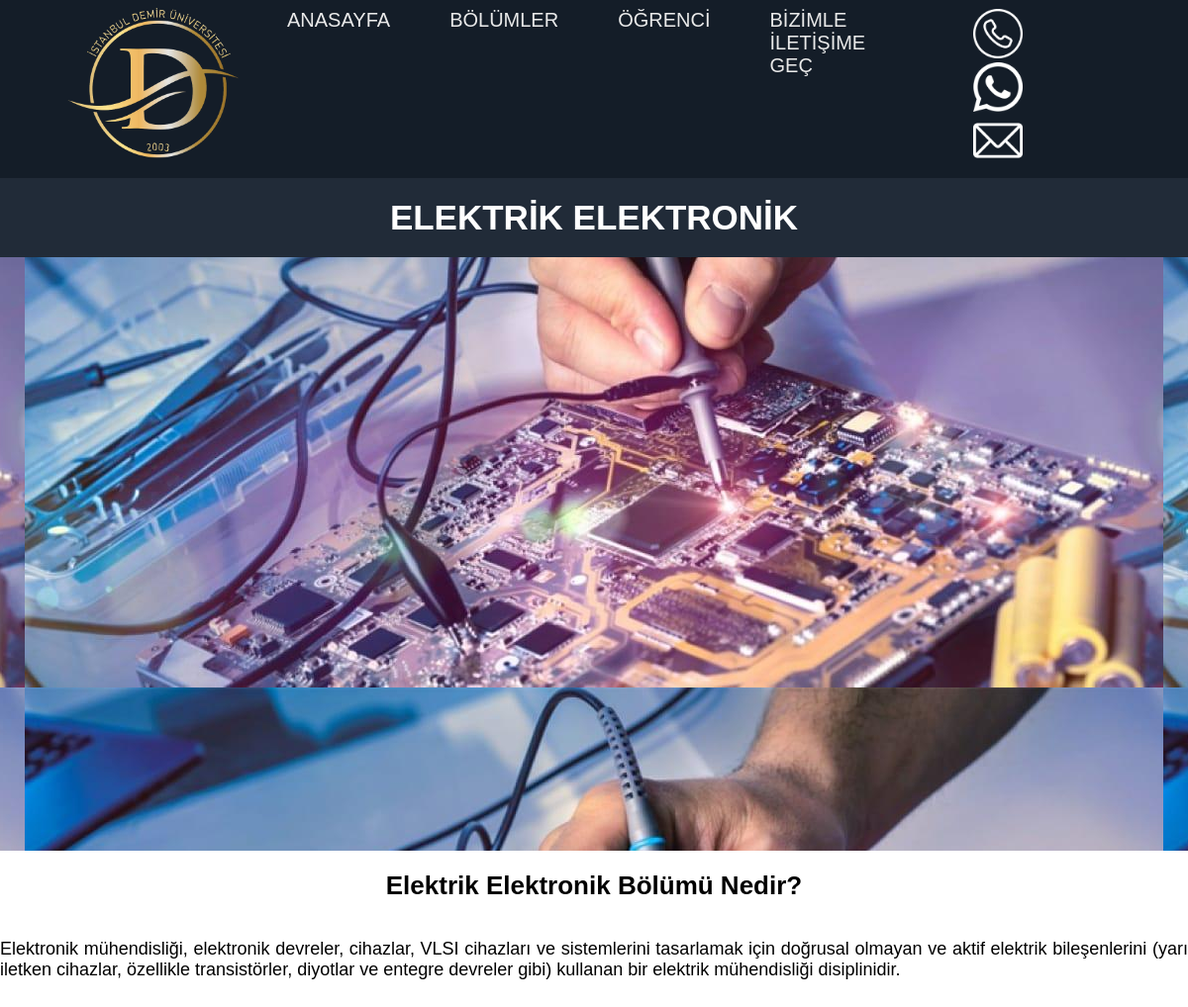
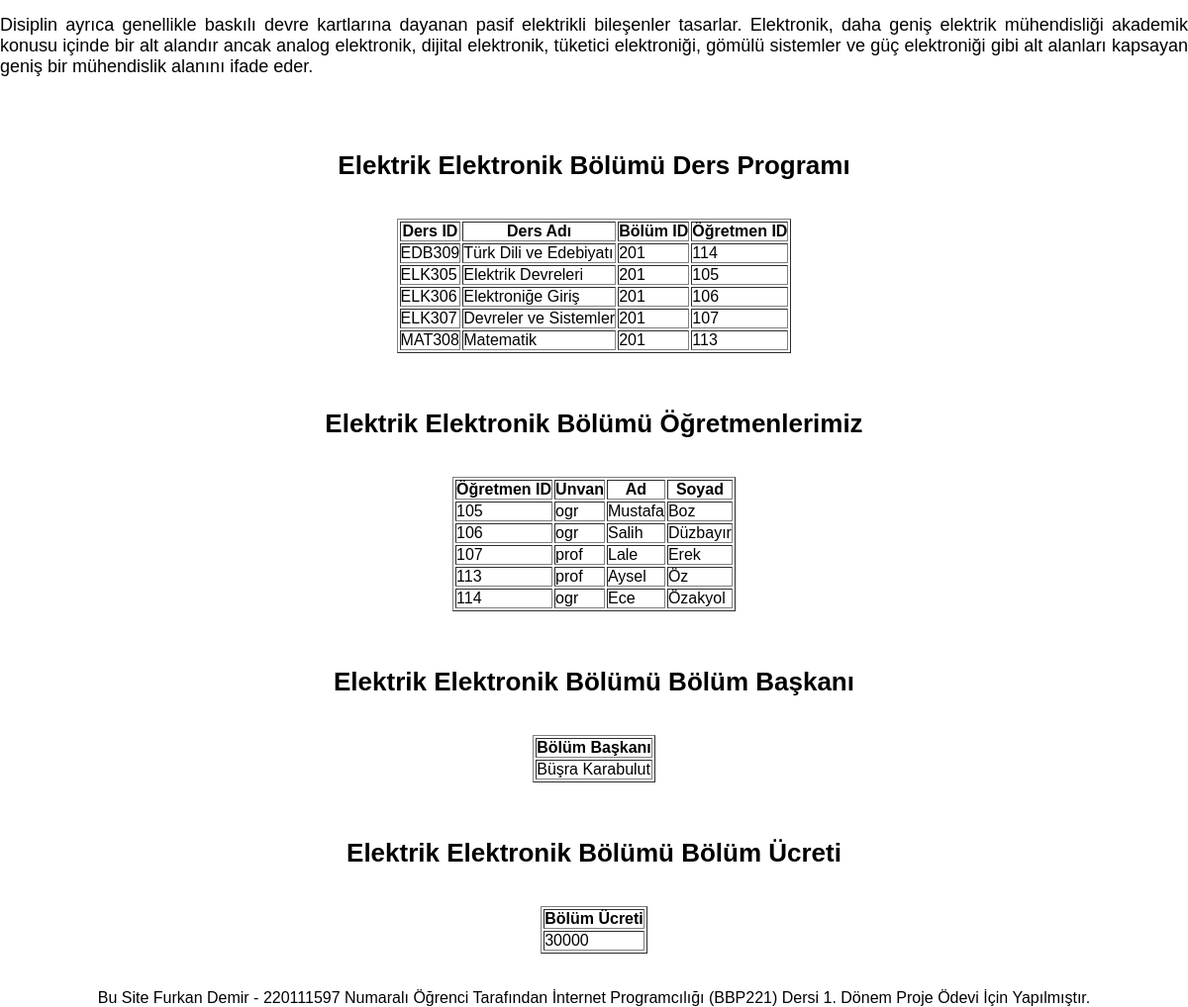
Screenshot of /elektrik-elektronik.php with the database file from the repository (2 pictures, top to bottom).
### tables this page shows
CREATE TABLE `dersler` (
  `ders_id` varchar(10) NOT NULL,
  `ders_ad` varchar(100) DEFAULT NULL,
  `bolum_id` varchar(100) NOT NULL,
  `ogretmen_id` varchar(10) NOT NULL
);

CREATE TABLE `ogretimelemanlari` (
  `ogretmen_id` varchar(10) NOT NULL,
  `ad` varchar(50) NOT NULL,
  `soyad` varchar(50) NOT NULL,
  `unvan` varchar(50) NOT NULL,
  `bolum_id` varchar(10) NOT NULL
);

CREATE TABLE `bolumler` (
  `bolum_id` varchar(10) NOT NULL,
  `bolum_ad` varchar(100) DEFAULT NULL,
  `bolum_baskani` varchar(100) DEFAULT NULL,
  `bolum_tutari` float NOT NULL
);

### elektrik-elektronik.php (the view, shortened to what this page needs)
<?php
$host = "localhost";
$kullaniciadi = "root";
$sifre = "";
$veritabani = "universiteveritabani";
$baglanti = mysqli_connect($host, $kullaniciadi, $sifre, $veritabani);
?>
<html>
  <head>
    <link rel="stylesheet" href="style.css" />
  </head>
  <body>
    <div class="menu">
      <div class="logo"><a href="index.php"><img src="images/logo2.png" width="200" height="200"/></a></div>
      <ul>
        <li><a href="index.php">ANASAYFA</a></li>
        <li><a href="#">BÖLÜMLER</a>
        </li>
        <li><a href="#">ÖĞRENCİ</a>
        </li>
        <li><a href="bizimle-iletisime-gec.php">BİZİMLE İLETİŞİME GEÇ</a></li>
		<li class="sosyal-medya">
                <a href="tel:05511487543"><img src="images/telefon.png"></a>
                <a href="https://api.whatsapp.com/send?phone=905511487543&amp"><img src="images/wp.png"></a>
                <a href="mailto:furkan.demir2@ogr.gelisim.edu.tr"><img src="images/gmail.png"></a>
            </li>
      </ul>
    </div>
      <h1>ELEKTRİK ELEKTRONİK</h1>
    <section id="elektrik-elektronik">
	</section>
	<h3>Elektrik Elektronik Bölümü Nedir?</h3><br>
	<p class="metinler">Elektronik mühendisliği, elektronik devreler, cihazlar, VLSI cihazları ve sistemlerini tasarlamak için doğrusal
	olmayan ve aktif elektrik bileşenlerini (yarı iletken cihazlar, özellikle transistörler, diyotlar ve entegre devreler gibi) kullanan
	bir elektrik mühendisliği disiplinidir.<br><br><br>
	Disiplin ayrıca genellikle baskılı devre kartlarına dayanan pasif elektrikli bileşenler tasarlar.
	Elektronik, daha geniş elektrik mühendisliği akademik konusu içinde bir alt alandır ancak analog elektronik, dijital elektronik,
	tüketici elektroniği, gömülü sistemler ve güç elektroniği gibi alt alanları kapsayan geniş bir mühendislik alanını ifade eder.</p>
	<br><br><br>
	<h3>Elektrik Elektronik Bölümü Ders Programı</h3><br>
		<table border="1">
        <tr>
            <th>Ders ID</th>
            <th>Ders Adı</th>
            <th>Bölüm ID</th>
			<th>Öğretmen ID</th>
        </tr>
        <?php
		$query = "SELECT * FROM Dersler WHERE bolum_id = 201";
		$result = mysqli_query($baglanti, $query);
        while ($row = mysqli_fetch_assoc($result)) {
            echo "<tr>";
            echo "<td>" . $row["ders_id"] . "</td>";
            echo "<td>" . $row["ders_ad"] . "</td>";
            echo "<td>" . $row["bolum_id"] . "</td>";
			echo "<td>" . $row["ogretmen_id"] . "</td>";
            echo "</tr>";
        }
        ?>
		</table><br><br>
		<h3>Elektrik Elektronik Bölümü Öğretmenlerimiz</h3><br>
		<table border="1">
        <tr>
            <th>Öğretmen ID</th>
			<th>Unvan</th>
            <th>Ad</th>
            <th>Soyad</th>
        </tr>
        <?php
		$query = "SELECT * FROM ogretimelemanlari WHERE bolum_id = 201";
		$result = mysqli_query($baglanti, $query);
        while ($row = mysqli_fetch_assoc($result)) {
            echo "<tr>";
            echo "<td>" . $row["ogretmen_id"] . "</td>";
			echo "<td>" . $row["unvan"] . "</td>";
            echo "<td>" . $row["ad"] . "</td>";
            echo "<td>" . $row["soyad"] . "</td>";
            echo "</tr>";
        }
        ?>
		</table><br><br>
	<h3>Elektrik Elektronik Bölümü Bölüm Başkanı</h3><br>
		<table border="1">
        <tr>
            <th>Bölüm Başkanı</th>
        </tr>
		<?php
		$query = "SELECT * FROM Bolumler WHERE bolum_id = 201";
		$result = mysqli_query($baglanti, $query);
        while ($row = mysqli_fetch_assoc($result)) {
            echo "<tr>";
            echo "<td>" . $row["bolum_baskani"] . "</td>";
            echo "</tr>";
        }
        ?>
		</table><br><br>
	<h3>Elektrik Elektronik Bölümü Bölüm Ücreti</h3><br>
		<table border="1">
        <tr>
            <th>Bölüm Ücreti</th>
        </tr>
		<?php
		$query = "SELECT bolum_tutari FROM bolumler WHERE bolum_id = 201";
		$result = mysqli_query($baglanti, $query);
        while ($row = mysqli_fetch_assoc($result)) {
            echo "<tr>";
            echo "<td>" . $row["bolum_tutari"] . "</td>";
            echo "</tr>";
        }
        ?>
		</table><br><br>
        <p style="text-align: center;">Bu Site Furkan Demir - 220111597 Numaralı Öğrenci Tarafından İnternet Programcılığı (BBP221) Dersi 1. Dönem Proje Ödevi İçin Yapılmıştır.</p>
  </body>
</html>

### style.css (style rules this page uses)
* { margin: 0; padding: 0; box-sizing: border-box; }
body { font-family: sans-serif; background: white; margin:0; padding:0; display: flex; flex-direction: column; justify-content: center; align-items: center; }
.menu { background-color: #141d28; height: 180px; width: 100%; display: flex; justify-content: space-between; align-items: center; padding: 0 5%; position: relative; }
.menu ul { list-style: none; display: flex; }
.menu ul li { padding: 10px 30px; position: relative; }
.menu ul li a { font-size: 20px; color: #e9e9e9; text-decoration: none; }
.sosyal-medya img { width: 50px; height: 50px; margin: 0 15px; }
.metinler { text-align: justify; font-size: 18px; }
h1 { font-size: 35px; background: #212b38; padding: 20px 0; text-align: center; color: white; width:100%; }
h3 { font-size: 26px; padding: 20px 0; text-align: left; }
#elektrik-elektronik { width:100%; height: 600px; background-image: url("images/elektrik.png"); background-position: center; background-attachment: fixed; }

### rows the page displays
dersler: ders_id "EDB309", ders_ad "Türk Dili ve Edebiyatı", bolum "201", ogretmen "114"
dersler: ders_id "ELK305", ders_ad "Elektrik Devreleri", bolum "201", ogretmen "105"
dersler: ders_id "ELK306", ders_ad "Elektroniğe Giriş", bolum "201", ogretmen "106"
dersler: ders_id "ELK307", ders_ad "Devreler ve Sistemler", bolum "201", ogretmen "107"
dersler: ders_id "MAT308", ders_ad "Matematik", bolum "201", ogretmen "113"
ogretimelemanlari: ogretmen_id "105", unvan "ogr", ad "Mustafa", soyad "Boz"
ogretimelemanlari: ogretmen_id "106", unvan "ogr", ad "Salih", soyad "Düzbayır"
ogretimelemanlari: ogretmen_id "107", unvan "prof", ad "Lale", soyad "Erek"
ogretimelemanlari: ogretmen_id "113", unvan "prof", ad "Aysel", soyad "Öz"
ogretimelemanlari: ogretmen_id "114", unvan "ogr", ad "Ece", soyad "Özakyol"
bolumler: bolum_baskani "Büşra Karabulut", bolum_tutari "30000"
